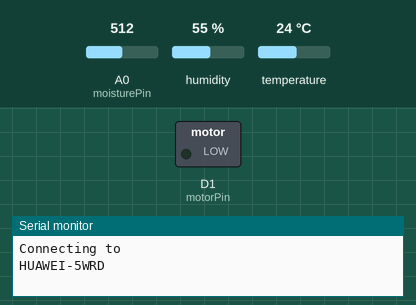
A sketch run on a simulated ESP8266 (NodeMCU). Parts: switched loads named in the sketch (green lamp = pin HIGH), the last lines printed to the serial monitor. The test bench sets the inputs (shaded band); at power-on: A0 (moisturePin) = 512, humidity 55 %, temperature 24 °C. WiFi joins after 1.5 s; servers stay silent unless stated.

Above: at 0.1 s.
At 1.6 s:
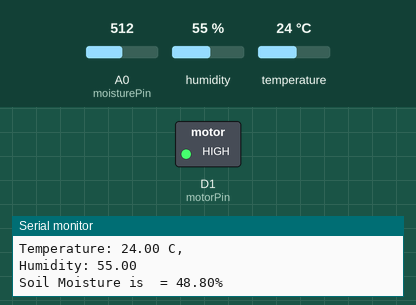
Timing chart, 0 to 3.1 s (numbered marks = the images above):
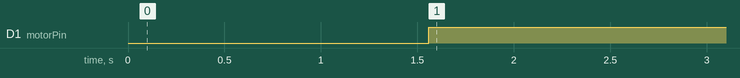

Measured:
- by itself, D1 (motorPin): LOW → HIGH at 1.6 s

The sketch:

project_test.ino
```cpp
#include "DHT.h"


#include <ESP8266WiFi.h>

WiFiClient client;

const char* server = "api.thingspeak.com";
//const char* ssid =  "APTECHUNI";     // replace with your wifi ssid and wpa2 key
  //const char* pass =  "password";
  const char* ssid =  "HUAWEI-5WRD";     // replace with your wifi ssid and wpa2 key
const char* pass =  "f7t78d6K";

String apiKey = "D0EIVSGKUK3L33BC";     //   Enter your Write API key here

#define DHTPIN D3          // GPIO Pin where the dht11 is connected
#define DHTTYPE DHT11
DHT dht(DHTPIN, DHTTYPE);
float h;                  // humidity reading
float t;                  //temperature reading

const int motorPin = D1;

const int moisturePin = A0;             // moisteure sensor pin
float moisturePercentage;              //moisture reading


unsigned long interval = 10000;
unsigned long previousMillis = 0;
unsigned long interval1 = 1000;
unsigned long previousMillis1 = 0;


void setup() {
  // put your setup code here, to run once:

  Serial.begin(9600);
  delay(10);

  pinMode(motorPin, OUTPUT);
  digitalWrite(motorPin, LOW); // keep motor off initally

  dht.begin();


  Serial.println("Connecting to ");
  Serial.println(ssid);
  WiFi.begin(ssid, pass);
  while (WiFi.status() != WL_CONNECTED)
  {
    delay(500);
    Serial.print(".");              // print ... till not connected
  }
  Serial.println("");
  Serial.println("WiFi connected");


}

void loop() {
  // put your main code here, to run repeatedly:
  unsigned long currentMillis = millis(); // grab current time

  char data[]= "";


  h = dht.readHumidity();     // read humiduty
  t = dht.readTemperature();     // read temperature
  if (isnan(h) || isnan(t))
  {
    Serial.println("Failed to read from DHT sensor!");
    return;
  }


    moisturePercentage = ( 100.00 - ( (analogRead(moisturePin) / 1000.00) * 100.00 ) );
    if ((unsigned long)(currentMillis - previousMillis1) >= interval1) {
      Serial.println("---------------");
      Serial.print("Temperature: ");
      Serial.print(t);
      Serial.println(" C,");
      Serial.print("Humidity: ");
      Serial.print(h);
      Serial.println(" ");
      Serial.print("Soil Moisture is  = ");
      Serial.print(moisturePercentage);
      Serial.println("%");


      previousMillis1 = millis();
    }

    if (moisturePercentage < 50) {
      digitalWrite(motorPin, HIGH);         // tun on motor
    }
    if (moisturePercentage > 50 && moisturePercentage < 55) {
      digitalWrite(motorPin, HIGH);        //turn on motor pump
    }
    if (moisturePercentage > 50) {
      digitalWrite(motorPin, LOW);          // turn off mottor
    }

    if ((unsigned long)(currentMillis - previousMillis) >= interval) {
      sendThingspeak();           //send data to thing speak
      previousMillis = millis();


      client.stop();
    }


}


void sendThingspeak() {
  if (client.connect(server, 80))
  {
    String postStr = apiKey;              // add api key in the postStr string
    postStr += "&field1=";
    postStr += String(moisturePercentage);    // add mositure reading
    postStr += "&field2=";
    postStr += String(t);                 // add tempr readin
    postStr += "&field3=";
    postStr += String(h);                  // add humidity readin
    postStr += "\r\n\r\n";

    client.print("POST /update HTTP/1.1\n");
    client.print("Host: api.thingspeak.com\n");
    client.print("Connection: close\n");
    client.print("X-THINGSPEAKAPIKEY: " + apiKey + "\n");
    client.print("Content-Type: application/x-www-form-urlencoded\n");
    client.print("Content-Length: ");
    client.print(postStr.length());           //send lenght of the string
    client.print("\n\n");
    client.print(postStr);                      // send complete string
    Serial.print("Moisture Percentage: ");
    Serial.println(moisturePercentage);
    Serial.print("%. Temperature: ");
    Serial.print(t);
    Serial.print(" C, Humidity: ");
    Serial.println(h);
    Serial.println("%. Sent to Thingspeak.");
  }

}
```
